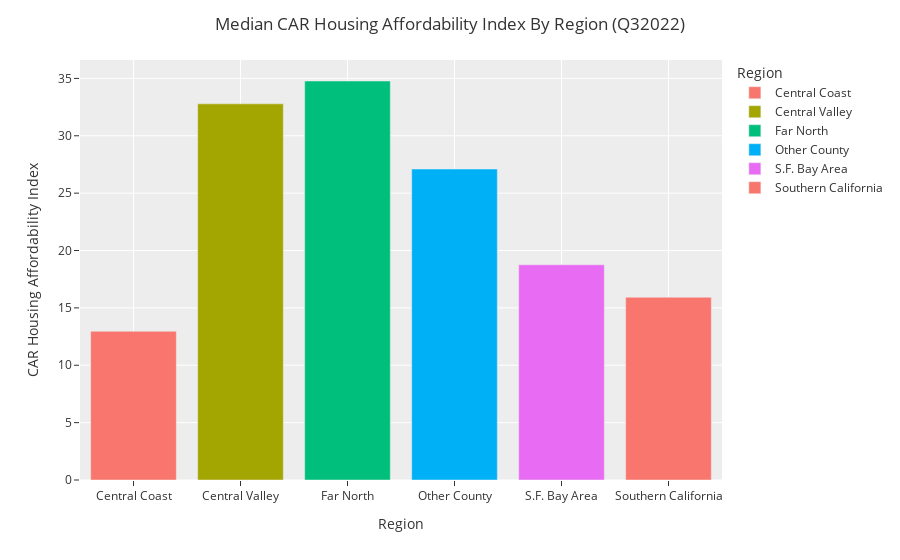

The code cell stored with this chart in its notebook:
### Code cell
import plotly.express as px
fig = px.bar(median_df, x = 'region', y = 'Q32022', 
             labels={'x': 'Region', 'y': 'CAR Housing Affordability Index'}, 
             template = 'ggplot2', color = 'region')
fig.update_layout(
    title="Median CAR Housing Affordability Index By Region (Q32022)",
    xaxis_title="Region",
    yaxis_title="CAR Housing Affordability Index",
    legend_title_text='Region'
)

### Figure 1 — Plotly figure (JSON) as saved in the notebook; plotly's stock layout.template omitted (floating-point values rounded to 4 significant figures)
{"data": [{"alignmentgroup": "True", "hovertemplate": "region=%{x}<br>Q32022=%{y}<extra></extra>", "legendgroup": "Central Coast", "marker": {"color": "#F8766D", "pattern": {"shape": ""}}, "name": "Central Coast", "offsetgroup": "Central Coast", "orientation": "v", "showlegend": true, "textposition": "auto", "type": "bar", "x": ["Central Coast"], "xaxis": "x", "y": [12.96], "yaxis": "y"}, {"alignmentgroup": "True", "hovertemplate": "region=%{x}<br>Q32022=%{y}<extra></extra>", "legendgroup": "Central Valley", "marker": {"color": "#A3A500", "pattern": {"shape": ""}}, "name": "Central Valley", "offsetgroup": "Central Valley", "orientation": "v", "showlegend": true, "textposition": "auto", "type": "bar", "x": ["Central Valley"], "xaxis": "x", "y": [32.78], "yaxis": "y"}, {"alignmentgroup": "True", "hovertemplate": "region=%{x}<br>Q32022=%{y}<extra></extra>", "legendgroup": "Far North", "marker": {"color": "#00BF7D", "pattern": {"shape": ""}}, "name": "Far North", "offsetgroup": "Far North", "orientation": "v", "showlegend": true, "textposition": "auto", "type": "bar", "x": ["Far North"], "xaxis": "x", "y": [34.77], "yaxis": "y"}, {"alignmentgroup": "True", "hovertemplate": "region=%{x}<br>Q32022=%{y}<extra></extra>", "legendgroup": "Other County", "marker": {"color": "#00B0F6", "pattern": {"shape": ""}}, "name": "Other County", "offsetgroup": "Other County", "orientation": "v", "showlegend": true, "textposition": "auto", "type": "bar", "x": ["Other County"], "xaxis": "x", "y": [27.1], "yaxis": "y"}, {"alignmentgroup": "True", "hovertemplate": "region=%{x}<br>Q32022=%{y}<extra></extra>", "legendgroup": "S.F. Bay Area", "marker": {"color": "#E76BF3", "pattern": {"shape": ""}}, "name": "S.F. Bay Area", "offsetgroup": "S.F. Bay Area", "orientation": "v", "showlegend": true, "textposition": "auto", "type": "bar", "x": ["S.F. Bay Area"], "xaxis": "x", "y": [18.76], "yaxis": "y"}, {"alignmentgroup": "True", "hovertemplate": "region=%{x}<br>Q32022=%{y}<extra></extra>", "legendgroup": "Southern California", "marker": {"color": "#F8766D", "pattern": {"shape": ""}}, "name": "Southern California", "offsetgroup": "Southern California", "orientation": "v", "showlegend": true, "textposition": "auto", "type": "bar", "x": ["Southern California"], "xaxis": "x", "y": [15.92], "yaxis": "y"}], "layout": {"barmode": "relative", "legend": {"title": {"text": "Region"}, "tracegroupgap": 0}, "margin": {"t": 60}, "title": {"text": "Median CAR Housing Affordability Index By Region (Q32022)"}, "xaxis": {"anchor": "y", "categoryarray": ["Central Coast", "Central Valley", "Far North", "Other County", "S.F. Bay Area", "Southern California"], "categoryorder": "array", "domain": [0, 1], "title": {"text": "Region"}}, "yaxis": {"anchor": "x", "domain": [0, 1], "title": {"text": "CAR Housing Affordability Index"}}}}
